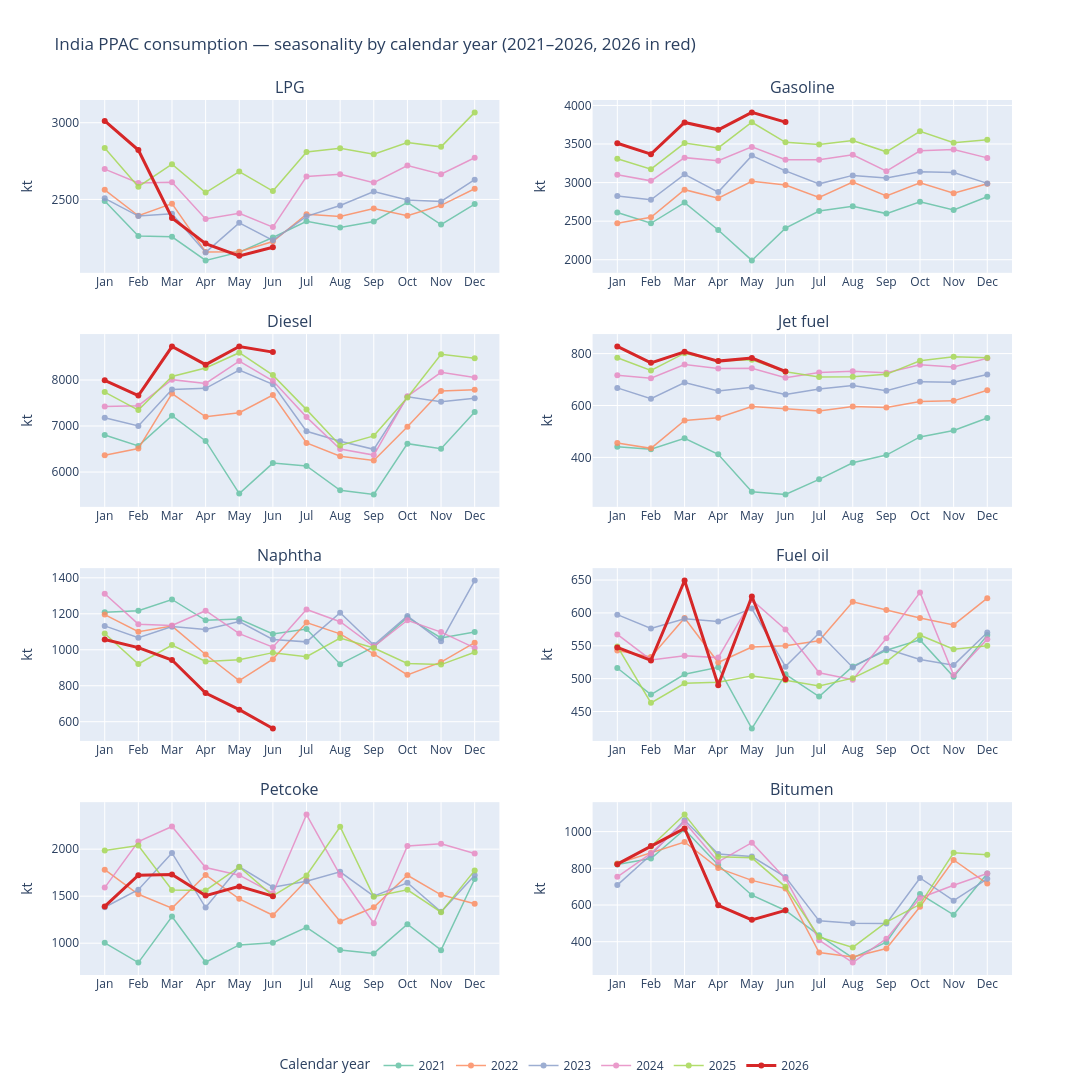

Notebook source saved alongside this figure:
### Markdown cell above
### Seasonality fingerprint — by calendar year

One panel per product. Each line is a **calendar year** (Jan → Dec on the x-axis), with the latest year highlighted in bold red and prior years drawn in distinct colors so the year-to-year shape is easy to compare. If the bold line tracks the envelope, this year is "normal"; if it diverges, that's where to dig.

> **Note on 2026.** PPAC's FY 2025-26 sheet is currently a placeholder copy of FY 2024-25 (detected by the helper in cell 32 above). That means **the 2026 Jan–Mar values plotted here are placeholder duplicates of 2025 Jan–Mar**, not yet-published actuals — they will overlay almost exactly on the 2025 line for those three months. Same caveat for the Apr–Dec 2025 portion versus Apr–Dec 2024. The chart still shows them because the user asked for them, but treat the 2026 line as provisional until PPAC ships real values.

### Code cell
focus_products = ['LPG', 'MS', 'HSD', 'ATF', 'Naphtha', 'FO & LSHS', 'Petroleum coke', 'Bitumen']
CAL_MONTH_LABELS = ['Jan','Feb','Mar','Apr','May','Jun','Jul','Aug','Sep','Oct','Nov','Dec']

# Derive calendar year directly from the PeriodIndex so the chart is independent of
# PPAC's fiscal-year column. This lets the 2026 Jan-Mar tail (which sits inside FY 2025-26)
# show up as part of the calendar year 2026 line on its own.
ppac_cy = ppac.copy()
ppac_cy['calendar_year']  = ppac_cy['month'].dt.year
ppac_cy['calendar_month'] = ppac_cy['month'].dt.month

# Show the last 6 calendar years (inclusive of the latest one with any data). 2026 will
# normally only have Jan-Mar, and per the markdown note those are placeholder copies
# until PPAC publishes the real FY 2025-26 values.
latest_cy = int(ppac_cy['calendar_year'].max())
recent_cys = list(range(latest_cy - 5, latest_cy + 1))

# Distinct color per prior year (Set2 - muted but distinguishable), and a bold red for
# the latest calendar year so it pops. We freeze the color-to-year mapping up front so a
# given year keeps the same color across every panel and in the legend.
PRIOR_PALETTE = ['#66c2a5', '#fc8d62', '#8da0cb', '#e78ac3', '#a6d854', '#ffd92f', '#e5c494']
year_colors = {}
prior_idx = 0
for cy in recent_cys:
    if cy == latest_cy:
        year_colors[cy] = '#d62728'
    else:
        year_colors[cy] = PRIOR_PALETTE[prior_idx % len(PRIOR_PALETTE)]
        prior_idx += 1

ncols = 2
nrows = (len(focus_products) + ncols - 1) // ncols
fig = make_subplots(
    rows=nrows, cols=ncols,
    subplot_titles=[PRODUCT_DISPLAY.get(p, p) for p in focus_products],
    horizontal_spacing=0.10, vertical_spacing=0.07,
)

for idx, prod in enumerate(focus_products):
    r, c = divmod(idx, ncols); r += 1; c += 1
    label = PRODUCT_DISPLAY.get(prod, prod)
    sub = ppac_cy[ppac_cy['product'] == prod]
    pv = sub.pivot_table(index='calendar_month', columns='calendar_year',
                         values='ppac_kt', aggfunc='first')

    for cy in recent_cys:
        if cy not in pv.columns:
            continue
        s = pv[cy].dropna().sort_index()
        if s.empty:
            continue
        is_latest = (cy == latest_cy)
        fig.add_trace(go.Scatter(
            x=[CAL_MONTH_LABELS[m-1] for m in s.index], y=s.values,
            name=str(cy), legendgroup=str(cy),
            line=dict(width=3 if is_latest else 1.5, color=year_colors[cy]),
            opacity=1.0 if is_latest else 0.85,
            showlegend=(idx == 0),   # only first panel contributes to the legend
            hovertemplate=f'{label} {cy}<br>%{{x}}: %{{y:,.0f}} kt<extra></extra>',
        ), row=r, col=c)

    fig.update_yaxes(title_text='kt', row=r, col=c)
    # Force Jan-Dec order on the x-axis regardless of which months are present
    # (e.g. 2026 only has Jan-Mar in the current parquet).
    fig.update_xaxes(categoryorder='array', categoryarray=CAL_MONTH_LABELS, row=r, col=c)

fig.update_layout(
    height=300 * nrows, width=1100,
    title_text=(f"India PPAC consumption — seasonality by calendar year "
                f"({recent_cys[0]}–{recent_cys[-1]}, {latest_cy} in red)"),
    legend=dict(orientation='h', yanchor='bottom', y=-0.12, xanchor='center', x=0.5,
                title_text='Calendar year'),
)
fig.show()

### Figure 1 — Plotly figure (JSON) as saved in the notebook; plotly's stock layout.template omitted (floating-point values rounded to 4 significant figures)
{"data": [{"hovertemplate": "LPG 2021<br>%{x}: %{y:,.0f} kt<extra></extra>", "legendgroup": "2021", "line": {"color": "#66c2a5", "width": 1.5}, "name": "2021", "opacity": 0.85, "showlegend": true, "type": "scatter", "x": ["Jan", "Feb", "Mar", "Apr", "May", "Jun", "Jul", "Aug", "Sep", "Oct", "Nov", "Dec"], "xaxis": "x", "y": [2490.0, 2262.0, 2256.0, 2102.0, 2156.0, 2251.0, 2357.0, 2317.0, 2356.0, 2481.0, 2336.0, 2469.0], "yaxis": "y"}, {"hovertemplate": "LPG 2022<br>%{x}: %{y:,.0f} kt<extra></extra>", "legendgroup": "2022", "line": {"color": "#fc8d62", "width": 1.5}, "name": "2022", "opacity": 0.85, "showlegend": true, "type": "scatter", "x": ["Jan", "Feb", "Mar", "Apr", "May", "Jun", "Jul", "Aug", "Sep", "Oct", "Nov", "Dec"], "xaxis": "x", "y": [2562.0, 2393.0, 2472.0, 2157.0, 2159.0, 2225.0, 2404.0, 2388.0, 2441.0, 2394.0, 2461.0, 2570.0], "yaxis": "y"}, {"hovertemplate": "LPG 2023<br>%{x}: %{y:,.0f} kt<extra></extra>", "legendgroup": "2023", "line": {"color": "#8da0cb", "width": 1.5}, "name": "2023", "opacity": 0.85, "showlegend": true, "type": "scatter", "x": ["Jan", "Feb", "Mar", "Apr", "May", "Jun", "Jul", "Aug", "Sep", "Oct", "Nov", "Dec"], "xaxis": "x", "y": [2507.0, 2391.0, 2406.0, 2154.0, 2347.0, 2233.0, 2390.0, 2460.0, 2551.0, 2496.0, 2487.0, 2628.0], "yaxis": "y"}, {"hovertemplate": "LPG 2024<br>%{x}: %{y:,.0f} kt<extra></extra>", "legendgroup": "2024", "line": {"color": "#e78ac3", "width": 1.5}, "name": "2024", "opacity": 0.85, "showlegend": true, "type": "scatter", "x": ["Jan", "Feb", "Mar", "Apr", "May", "Jun", "Jul", "Aug", "Sep", "Oct", "Nov", "Dec"], "xaxis": "x", "y": [2698.0, 2608.0, 2612.0, 2373.0, 2410.0, 2320.0, 2649.0, 2664.0, 2610.0, 2721.0, 2665.0, 2772.0], "yaxis": "y"}, {"hovertemplate": "LPG 2025<br>%{x}: %{y:,.0f} kt<extra></extra>", "legendgroup": "2025", "line": {"color": "#a6d854", "width": 1.5}, "name": "2025", "opacity": 0.85, "showlegend": true, "type": "scatter", "x": ["Jan", "Feb", "Mar", "Apr", "May", "Jun", "Jul", "Aug", "Sep", "Oct", "Nov", "Dec"], "xaxis": "x", "y": [2835.0, 2583.0, 2729.0, 2545.0, 2682.0, 2554.0, 2810.0, 2833.0, 2794.0, 2871.0, 2843.0, 3067.0], "yaxis": "y"}, {"hovertemplate": "LPG 2026<br>%{x}: %{y:,.0f} kt<extra></extra>", "legendgroup": "2026", "line": {"color": "#d62728", "width": 3}, "name": "2026", "opacity": 1, "showlegend": true, "type": "scatter", "x": ["Jan", "Feb", "Mar", "Apr", "May", "Jun"], "xaxis": "x", "y": [3012.0, 2822.0, 2379.0, 2212.0, 2132.0, 2188.0], "yaxis": "y"}, {"hovertemplate": "Gasoline 2021<br>%{x}: %{y:,.0f} kt<extra></extra>", "legendgroup": "2021", "line": {"color": "#66c2a5", "width": 1.5}, "name": "2021", "opacity": 0.85, "showlegend": false, "type": "scatter", "x": ["Jan", "Feb", "Mar", "Apr", "May", "Jun", "Jul", "Aug", "Sep", "Oct", "Nov", "Dec"], "xaxis": "x2", "y": [2611.0, 2472.0, 2740.0, 2386.0, 1991.0, 2409.0, 2630.0, 2692.0, 2598.0, 2750.0, 2645.0, 2816.0], "yaxis": "y2"}, {"hovertemplate": "Gasoline 2022<br>%{x}: %{y:,.0f} kt<extra></extra>", "legendgroup": "2022", "line": {"color": "#fc8d62", "width": 1.5}, "name": "2022", "opacity": 0.85, "showlegend": false, "type": "scatter", "x": ["Jan", "Feb", "Mar", "Apr", "May", "Jun", "Jul", "Aug", "Sep", "Oct", "Nov", "Dec"], "xaxis": "x2", "y": [2473.0, 2550.0, 2908.0, 2797.0, 3017.0, 2968.0, 2808.0, 3006.0, 2827.0, 2996.0, 2861.0, 2984.0], "yaxis": "y2"}, {"hovertemplate": "Gasoline 2023<br>%{x}: %{y:,.0f} kt<extra></extra>", "legendgroup": "2023", "line": {"color": "#8da0cb", "width": 1.5}, "name": "2023", "opacity": 0.85, "showlegend": false, "type": "scatter", "x": ["Jan", "Feb", "Mar", "Apr", "May", "Jun", "Jul", "Aug", "Sep", "Oct", "Nov", "Dec"], "xaxis": "x2", "y": [2827.0, 2776.0, 3108.0, 2877.0, 3350.0, 3152.0, 2984.0, 3093.0, 3058.0, 3140.0, 3129.0, 2990.0], "yaxis": "y2"}, {"hovertemplate": "Gasoline 2024<br>%{x}: %{y:,.0f} kt<extra></extra>", "legendgroup": "2024", "line": {"color": "#e78ac3", "width": 1.5}, "name": "2024", "opacity": 0.85, "showlegend": false, "type": "scatter", "x": ["Jan", "Feb", "Mar", "Apr", "May", "Jun", "Jul", "Aug", "Sep", "Oct", "Nov", "Dec"], "xaxis": "x2", "y": [3100.0, 3023.0, 3324.0, 3285.0, 3463.0, 3296.0, 3297.0, 3360.0, 3149.0, 3412.0, 3428.0, 3320.0], "yaxis": "y2"}, {"hovertemplate": "Gasoline 2025<br>%{x}: %{y:,.0f} kt<extra></extra>", "legendgroup": "2025", "line": {"color": "#a6d854", "width": 1.5}, "name": "2025", "opacity": 0.85, "showlegend": false, "type": "scatter", "x": ["Jan", "Feb", "Mar", "Apr", "May", "Jun", "Jul", "Aug", "Sep", "Oct", "Nov", "Dec"], "xaxis": "x2", "y": [3308.0, 3174.0, 3512.0, 3449.0, 3782.0, 3522.0, 3493.0, 3544.0, 3399.0, 3665.0, 3517.0, 3555.0], "yaxis": "y2"}, {"hovertemplate": "Gasoline 2026<br>%{x}: %{y:,.0f} kt<extra></extra>", "legendgroup": "2026", "line": {"color": "#d62728", "width": 3}, "name": "2026", "opacity": 1, "showlegend": false, "type": "scatter", "x": ["Jan", "Feb", "Mar", "Apr", "May", "Jun"], "xaxis": "x2", "y": [3511.0, 3369.0, 3779.0, 3684.0, 3910.0, 3784.0], "yaxis": "y2"}, {"hovertemplate": "Diesel 2021<br>%{x}: %{y:,.0f} kt<extra></extra>", "legendgroup": "2021", "line": {"color": "#66c2a5", "width": 1.5}, "name": "2021", "opacity": 0.85, "showlegend": false, "type": "scatter", "x": ["Jan", "Feb", "Mar", "Apr", "May", "Jun", "Jul", "Aug", "Sep", "Oct", "Nov", "Dec"], "xaxis": "x3", "y": [6806.0, 6569.0, 7225.0, 6676.0, 5532.0, 6195.0, 6134.0, 5603.0, 5513.0, 6616.0, 6506.0, 7302.0], "yaxis": "y3"}, {"hovertemplate": "Diesel 2022<br>%{x}: %{y:,.0f} kt<extra></extra>", "legendgroup": "2022", "line": {"color": "#fc8d62", "width": 1.5}, "name": "2022", "opacity": 0.85, "showlegend": false, "type": "scatter", "x": ["Jan", "Feb", "Mar", "Apr", "May", "Jun", "Jul", "Aug", "Sep", "Oct", "Nov", "Dec"], "xaxis": "x3", "y": [6366.0, 6511.0, 7704.0, 7199.0, 7287.0, 7674.0, 6633.0, 6343.0, 6253.0, 6986.0, 7763.0, 7787.0], "yaxis": "y3"}, {"hovertemplate": "Diesel 2023<br>%{x}: %{y:,.0f} kt<extra></extra>", "legendgroup": "2023", "line": {"color": "#8da0cb", "width": 1.5}, "name": "2023", "opacity": 0.85, "showlegend": false, "type": "scatter", "x": ["Jan", "Feb", "Mar", "Apr", "May", "Jun", "Jul", "Aug", "Sep", "Oct", "Nov", "Dec"], "xaxis": "x3", "y": [7178.0, 7003.0, 7794.0, 7818.0, 8217.0, 7906.0, 6885.0, 6670.0, 6493.0, 7634.0, 7525.0, 7603.0], "yaxis": "y3"}, {"hovertemplate": "Diesel 2024<br>%{x}: %{y:,.0f} kt<extra></extra>", "legendgroup": "2024", "line": {"color": "#e78ac3", "width": 1.5}, "name": "2024", "opacity": 0.85, "showlegend": false, "type": "scatter", "x": ["Jan", "Feb", "Mar", "Apr", "May", "Jun", "Jul", "Aug", "Sep", "Oct", "Nov", "Dec"], "xaxis": "x3", "y": [7424.0, 7443.0, 8007.0, 7925.0, 8412.0, 7982.0, 7193.0, 6501.0, 6369.0, 7645.0, 8166.0, 8054.0], "yaxis": "y3"}, {"hovertemplate": "Diesel 2025<br>%{x}: %{y:,.0f} kt<extra></extra>", "legendgroup": "2025", "line": {"color": "#a6d854", "width": 1.5}, "name": "2025", "opacity": 0.85, "showlegend": false, "type": "scatter", "x": ["Jan", "Feb", "Mar", "Apr", "May", "Jun", "Jul", "Aug", "Sep", "Oct", "Nov", "Dec"], "xaxis": "x3", "y": [7738.0, 7346.0, 8075.0, 8261.0, 8592.0, 8105.0, 7356.0, 6577.0, 6786.0, 7620.0, 8557.0, 8470.0], "yaxis": "y3"}, {"hovertemplate": "Diesel 2026<br>%{x}: %{y:,.0f} kt<extra></extra>", "legendgroup": "2026", "line": {"color": "#d62728", "width": 3}, "name": "2026", "opacity": 1, "showlegend": false, "type": "scatter", "x": ["Jan", "Feb", "Mar", "Apr", "May", "Jun"], "xaxis": "x3", "y": [7993.0, 7661.0, 8726.0, 8332.0, 8728.0, 8605.0], "yaxis": "y3"}, {"hovertemplate": "Jet fuel 2021<br>%{x}: %{y:,.0f} kt<extra></extra>", "legendgroup": "2021", "line": {"color": "#66c2a5", "width": 1.5}, "name": "2021", "opacity": 0.85, "showlegend": false, "type": "scatter", "x": ["Jan", "Feb", "Mar", "Apr", "May", "Jun", "Jul", "Aug", "Sep", "Oct", "Nov", "Dec"], "xaxis": "x4", "y": [440.6, 431.8, 473.6, 411.8, 267.7, 257.1, 315.3, 379.3, 409.1, 478.8, 503.9, 552.0], "yaxis": "y4"}, {"hovertemplate": "Jet fuel 2022<br>%{x}: %{y:,.0f} kt<extra></extra>", "legendgroup": "2022", "line": {"color": "#fc8d62", "width": 1.5}, "name": "2022", "opacity": 0.85, "showlegend": false, "type": "scatter", "x": ["Jan", "Feb", "Mar", "Apr", "May", "Jun", "Jul", "Aug", "Sep", "Oct", "Nov", "Dec"], "xaxis": "x4", "y": [455.5, 434.9, 542.6, 552.7, 595.7, 588.2, 578.6, 595.7, 592.1, 615.8, 617.9, 659.0], "yaxis": "y4"}, {"hovertemplate": "Jet fuel 2023<br>%{x}: %{y:,.0f} kt<extra></extra>", "legendgroup": "2023", "line": {"color": "#8da0cb", "width": 1.5}, "name": "2023", "opacity": 0.85, "showlegend": false, "type": "scatter", "x": ["Jan", "Feb", "Mar", "Apr", "May", "Jun", "Jul", "Aug", "Sep", "Oct", "Nov", "Dec"], "xaxis": "x4", "y": [667.8, 626.1, 688.5, 656.0, 670.6, 642.3, 663.2, 676.7, 657.3, 691.9, 689.7, 719.6], "yaxis": "y4"}, {"hovertemplate": "Jet fuel 2024<br>%{x}: %{y:,.0f} kt<extra></extra>", "legendgroup": "2024", "line": {"color": "#e78ac3", "width": 1.5}, "name": "2024", "opacity": 0.85, "showlegend": false, "type": "scatter", "x": ["Jan", "Feb", "Mar", "Apr", "May", "Jun", "Jul", "Aug", "Sep", "Oct", "Nov", "Dec"], "xaxis": "x4", "y": [716.7, 705.1, 757.9, 742.4, 743.5, 706.9, 726.6, 731.7, 725.9, 756.9, 748.0, 782.1], "yaxis": "y4"}, {"hovertemplate": "Jet fuel 2025<br>%{x}: %{y:,.0f} kt<extra></extra>", "legendgroup": "2025", "line": {"color": "#a6d854", "width": 1.5}, "name": "2025", "opacity": 0.85, "showlegend": false, "type": "scatter", "x": ["Jan", "Feb", "Mar", "Apr", "May", "Jun", "Jul", "Aug", "Sep", "Oct", "Nov", "Dec"], "xaxis": "x4", "y": [784.2, 734.9, 801.5, 771.7, 776.0, 730.3, 709.7, 710.4, 720.0, 772.6, 788.2, 784.0], "yaxis": "y4"}, {"hovertemplate": "Jet fuel 2026<br>%{x}: %{y:,.0f} kt<extra></extra>", "legendgroup": "2026", "line": {"color": "#d62728", "width": 3}, "name": "2026", "opacity": 1, "showlegend": false, "type": "scatter", "x": ["Jan", "Feb", "Mar", "Apr", "May", "Jun"], "xaxis": "x4", "y": [827.5, 764.4, 806.6, 771.0, 783.0, 731.0], "yaxis": "y4"}, {"hovertemplate": "Naphtha 2021<br>%{x}: %{y:,.0f} kt<extra></extra>", "legendgroup": "2021", "line": {"color": "#66c2a5", "width": 1.5}, "name": "2021", "opacity": 0.85, "showlegend": false, "type": "scatter", "x": ["Jan", "Feb", "Mar", "Apr", "May", "Jun", "Jul", "Aug", "Sep", "Oct", "Nov", "Dec"], "xaxis": "x5", "y": [1209.0, 1217.0, 1280.0, 1164.0, 1171.0, 1088.0, 1116.0, 919.8, 1016.0, 1180.0, 1066.0, 1099.0], "yaxis": "y5"}, {"hovertemplate": "Naphtha 2022<br>%{x}: %{y:,.0f} kt<extra></extra>", "legendgroup": "2022", "line": {"color": "#fc8d62", "width": 1.5}, "name": "2022", "opacity": 0.85, "showlegend": false, "type": "scatter", "x": ["Jan", "Feb", "Mar", "Apr", "May", "Jun", "Jul", "Aug", "Sep", "Oct", "Nov", "Dec"], "xaxis": "x5", "y": [1196.0, 1100.0, 1132.0, 973.6, 828.5, 948.0, 1151.0, 1089.0, 977.0, 860.5, 931.3, 1040.0], "yaxis": "y5"}, {"hovertemplate": "Naphtha 2023<br>%{x}: %{y:,.0f} kt<extra></extra>", "legendgroup": "2023", "line": {"color": "#8da0cb", "width": 1.5}, "name": "2023", "opacity": 0.85, "showlegend": false, "type": "scatter", "x": ["Jan", "Feb", "Mar", "Apr", "May", "Jun", "Jul", "Aug", "Sep", "Oct", "Nov", "Dec"], "xaxis": "x5", "y": [1133.0, 1067.0, 1129.0, 1113.0, 1157.0, 1057.0, 1044.0, 1206.0, 1027.0, 1188.0, 1047.0, 1385.0], "yaxis": "y5"}, {"hovertemplate": "Naphtha 2024<br>%{x}: %{y:,.0f} kt<extra></extra>", "legendgroup": "2024", "line": {"color": "#e78ac3", "width": 1.5}, "name": "2024", "opacity": 0.85, "showlegend": false, "type": "scatter", "x": ["Jan", "Feb", "Mar", "Apr", "May", "Jun", "Jul", "Aug", "Sep", "Oct", "Nov", "Dec"], "xaxis": "x5", "y": [1312.0, 1142.0, 1135.0, 1217.0, 1090.0, 1014.0, 1224.0, 1156.0, 1018.0, 1164.0, 1098.0, 1010.0], "yaxis": "y5"}, {"hovertemplate": "Naphtha 2025<br>%{x}: %{y:,.0f} kt<extra></extra>", "legendgroup": "2025", "line": {"color": "#a6d854", "width": 1.5}, "name": "2025", "opacity": 0.85, "showlegend": false, "type": "scatter", "x": ["Jan", "Feb", "Mar", "Apr", "May", "Jun", "Jul", "Aug", "Sep", "Oct", "Nov", "Dec"], "xaxis": "x5", "y": [1090.0, 921.0, 1026.0, 935.3, 944.8, 984.0, 961.8, 1065.0, 1010.0, 924.2, 917.5, 986.4], "yaxis": "y5"}, {"hovertemplate": "Naphtha 2026<br>%{x}: %{y:,.0f} kt<extra></extra>", "legendgroup": "2026", "line": {"color": "#d62728", "width": 3}, "name": "2026", "opacity": 1, "showlegend": false, "type": "scatter", "x": ["Jan", "Feb", "Mar", "Apr", "May", "Jun"], "xaxis": "x5", "y": [1057.0, 1012.0, 943.0, 759.0, 667.0, 562.0], "yaxis": "y5"}, {"hovertemplate": "Fuel oil 2021<br>%{x}: %{y:,.0f} kt<extra></extra>", "legendgroup": "2021", "line": {"color": "#66c2a5", "width": 1.5}, "name": "2021", "opacity": 0.85, "showlegend": false, "type": "scatter", "x": ["Jan", "Feb", "Mar", "Apr", "May", "Jun", "Jul", "Aug", "Sep", "Oct", "Nov", "Dec"], "xaxis": "x6", "y": [516.2, 475.8, 506.6, 517.3, 424.1, 506.6, 472.7, 518.6, 543.1, 559.0, 502.9, 566.3], "yaxis": "y6"}, {"hovertemplate": "Fuel oil 2022<br>%{x}: %{y:,.0f} kt<extra></extra>", "legendgroup": "2022", "line": {"color": "#fc8d62", "width": 1.5}, "name": "2022", "opacity": 0.85, "showlegend": false, "type": "scatter", "x": ["Jan", "Feb", "Mar", "Apr", "May", "Jun", "Jul", "Aug", "Sep", "Oct", "Nov", "Dec"], "xaxis": "x6", "y": [542.8, 532.9, 592.4, 524.6, 548.2, 550.2, 557.6, 616.9, 604.3, 592.4, 581.8, 622.5], "yaxis": "y6"}, {"hovertemplate": "Fuel oil 2023<br>%{x}: %{y:,.0f} kt<extra></extra>", "legendgroup": "2023", "line": {"color": "#8da0cb", "width": 1.5}, "name": "2023", "opacity": 0.85, "showlegend": false, "type": "scatter", "x": ["Jan", "Feb", "Mar", "Apr", "May", "Jun", "Jul", "Aug", "Sep", "Oct", "Nov", "Dec"], "xaxis": "x6", "y": [597.4, 576.5, 591.2, 586.9, 606.6, 518.3, 569.3, 517.1, 545.4, 529.3, 520.6, 570.2], "yaxis": "y6"}, {"hovertemplate": "Fuel oil 2024<br>%{x}: %{y:,.0f} kt<extra></extra>", "legendgroup": "2024", "line": {"color": "#e78ac3", "width": 1.5}, "name": "2024", "opacity": 0.85, "showlegend": false, "type": "scatter", "x": ["Jan", "Feb", "Mar", "Apr", "May", "Jun", "Jul", "Aug", "Sep", "Oct", "Nov", "Dec"], "xaxis": "x6", "y": [567.3, 528.5, 534.8, 532.0, 619.8, 574.7, 508.9, 498.5, 561.4, 631.2, 505.5, 560.1], "yaxis": "y6"}, {"hovertemplate": "Fuel oil 2025<br>%{x}: %{y:,.0f} kt<extra></extra>", "legendgroup": "2025", "line": {"color": "#a6d854", "width": 1.5}, "name": "2025", "opacity": 0.85, "showlegend": false, "type": "scatter", "x": ["Jan", "Feb", "Mar", "Apr", "May", "Jun", "Jul", "Aug", "Sep", "Oct", "Nov", "Dec"], "xaxis": "x6", "y": [549.1, 463.2, 492.9, 494.5, 504.2, 497.6, 488.8, 500.8, 525.7, 566.1, 544.8, 550.2], "yaxis": "y6"}, {"hovertemplate": "Fuel oil 2026<br>%{x}: %{y:,.0f} kt<extra></extra>", "legendgroup": "2026", "line": {"color": "#d62728", "width": 3}, "name": "2026", "opacity": 1, "showlegend": false, "type": "scatter", "x": ["Jan", "Feb", "Mar", "Apr", "May", "Jun"], "xaxis": "x6", "y": [547.5, 527.8, 649.3, 490.0, 625.0, 499.0], "yaxis": "y6"}, {"hovertemplate": "Petcoke 2021<br>%{x}: %{y:,.0f} kt<extra></extra>", "legendgroup": "2021", "line": {"color": "#66c2a5", "width": 1.5}, "name": "2021", "opacity": 0.85, "showlegend": false, "type": "scatter", "x": ["Jan", "Feb", "Mar", "Apr", "May", "Jun", "Jul", "Aug", "Sep", "Oct", "Nov", "Dec"], "xaxis": "x7", "y": [1004.0, 793.6, 1283.0, 797.0, 981.2, 1004.0, 1168.0, 927.7, 891.1, 1202.0, 926.1, 1683.0], "yaxis": "y7"}, {"hovertemplate": "Petcoke 2022<br>%{x}: %{y:,.0f} kt<extra></extra>", "legendgroup": "2022", "line": {"color": "#fc8d62", "width": 1.5}, "name": "2022", "opacity": 0.85, "showlegend": false, "type": "scatter", "x": ["Jan", "Feb", "Mar", "Apr", "May", "Jun", "Jul", "Aug", "Sep", "Oct", "Nov", "Dec"], "xaxis": "x7", "y": [1782.0, 1520.0, 1373.0, 1726.0, 1472.0, 1297.0, 1669.0, 1230.0, 1382.0, 1722.0, 1515.0, 1419.0], "yaxis": "y7"}, {"hovertemplate": "Petcoke 2023<br>%{x}: %{y:,.0f} kt<extra></extra>", "legendgroup": "2023", "line": {"color": "#8da0cb", "width": 1.5}, "name": "2023", "opacity": 0.85, "showlegend": false, "type": "scatter", "x": ["Jan", "Feb", "Mar", "Apr", "May", "Jun", "Jul", "Aug", "Sep", "Oct", "Nov", "Dec"], "xaxis": "x7", "y": [1382.0, 1568.0, 1960.0, 1379.0, 1812.0, 1596.0, 1660.0, 1759.0, 1500.0, 1643.0, 1333.0, 1722.0], "yaxis": "y7"}, {"hovertemplate": "Petcoke 2024<br>%{x}: %{y:,.0f} kt<extra></extra>", "legendgroup": "2024", "line": {"color": "#e78ac3", "width": 1.5}, "name": "2024", "opacity": 0.85, "showlegend": false, "type": "scatter", "x": ["Jan", "Feb", "Mar", "Apr", "May", "Jun", "Jul", "Aug", "Sep", "Oct", "Nov", "Dec"], "xaxis": "x7", "y": [1591.0, 2081.0, 2242.0, 1805.0, 1723.0, 1532.0, 2368.0, 1725.0, 1213.0, 2035.0, 2057.0, 1954.0], "yaxis": "y7"}, {"hovertemplate": "Petcoke 2025<br>%{x}: %{y:,.0f} kt<extra></extra>", "legendgroup": "2025", "line": {"color": "#a6d854", "width": 1.5}, "name": "2025", "opacity": 0.85, "showlegend": false, "type": "scatter", "x": ["Jan", "Feb", "Mar", "Apr", "May", "Jun", "Jul", "Aug", "Sep", "Oct", "Nov", "Dec"], "xaxis": "x7", "y": [1985.0, 2039.0, 1566.0, 1562.0, 1810.0, 1504.0, 1720.0, 2239.0, 1495.0, 1567.0, 1330.0, 1774.0], "yaxis": "y7"}, {"hovertemplate": "Petcoke 2026<br>%{x}: %{y:,.0f} kt<extra></extra>", "legendgroup": "2026", "line": {"color": "#d62728", "width": 3}, "name": "2026", "opacity": 1, "showlegend": false, "type": "scatter", "x": ["Jan", "Feb", "Mar", "Apr", "May", "Jun"], "xaxis": "x7", "y": [1391.0, 1722.0, 1730.0, 1506.0, 1604.0, 1500.0], "yaxis": "y7"}, {"hovertemplate": "Bitumen 2021<br>%{x}: %{y:,.0f} kt<extra></extra>", "legendgroup": "2021", "line": {"color": "#66c2a5", "width": 1.5}, "name": "2021", "opacity": 0.85, "showlegend": false, "type": "scatter", "x": ["Jan", "Feb", "Mar", "Apr", "May", "Jun", "Jul", "Aug", "Sep", "Oct", "Nov", "Dec"], "xaxis": "x8", "y": [820.8, 853.0, 1012.0, 818.1, 653.3, 570.0, 434.7, 311.7, 397.4, 659.6, 546.5, 771.6], "yaxis": "y8"}, {"hovertemplate": "Bitumen 2022<br>%{x}: %{y:,.0f} kt<extra></extra>", "legendgroup": "2022", "line": {"color": "#fc8d62", "width": 1.5}, "name": "2022", "opacity": 0.85, "showlegend": false, "type": "scatter", "x": ["Jan", "Feb", "Mar", "Apr", "May", "Jun", "Jul", "Aug", "Sep", "Oct", "Nov", "Dec"], "xaxis": "x8", "y": [826.3, 883.9, 943.3, 801.0, 734.1, 689.8, 340.9, 316.4, 362.8, 590.1, 845.2, 716.7], "yaxis": "y8"}, {"hovertemplate": "Bitumen 2023<br>%{x}: %{y:,.0f} kt<extra></extra>", "legendgroup": "2023", "line": {"color": "#8da0cb", "width": 1.5}, "name": "2023", "opacity": 0.85, "showlegend": false, "type": "scatter", "x": ["Jan", "Feb", "Mar", "Apr", "May", "Jun", "Jul", "Aug", "Sep", "Oct", "Nov", "Dec"], "xaxis": "x8", "y": [708.5, 874.0, 1062.0, 877.8, 863.7, 752.0, 513.6, 500.8, 499.0, 747.2, 623.7, 742.7], "yaxis": "y8"}, {"hovertemplate": "Bitumen 2024<br>%{x}: %{y:,.0f} kt<extra></extra>", "legendgroup": "2024", "line": {"color": "#e78ac3", "width": 1.5}, "name": "2024", "opacity": 0.85, "showlegend": false, "type": "scatter", "x": ["Jan", "Feb", "Mar", "Apr", "May", "Jun", "Jul", "Aug", "Sep", "Oct", "Nov", "Dec"], "xaxis": "x8", "y": [753.8, 881.7, 1051.0, 835.5, 939.6, 743.6, 408.3, 286.1, 416.3, 638.4, 708.0, 771.2], "yaxis": "y8"}, {"hovertemplate": "Bitumen 2025<br>%{x}: %{y:,.0f} kt<extra></extra>", "legendgroup": "2025", "line": {"color": "#a6d854", "width": 1.5}, "name": "2025", "opacity": 0.85, "showlegend": false, "type": "scatter", "x": ["Jan", "Feb", "Mar", "Apr", "May", "Jun", "Jul", "Aug", "Sep", "Oct", "Nov", "Dec"], "xaxis": "x8", "y": [823.0, 918.8, 1093.0, 862.3, 856.9, 698.9, 425.7, 368.7, 506.8, 603.8, 884.2, 873.3], "yaxis": "y8"}, {"hovertemplate": "Bitumen 2026<br>%{x}: %{y:,.0f} kt<extra></extra>", "legendgroup": "2026", "line": {"color": "#d62728", "width": 3}, "name": "2026", "opacity": 1, "showlegend": false, "type": "scatter", "x": ["Jan", "Feb", "Mar", "Apr", "May", "Jun"], "xaxis": "x8", "y": [822.5, 920.9, 1017.0, 598.0, 519.0, 571.0], "yaxis": "y8"}], "layout": {"annotations": [{"font": {"size": 16}, "showarrow": false, "text": "LPG", "x": 0.225, "xanchor": "center", "xref": "paper", "y": 1, "yanchor": "bottom", "yref": "paper"}, {"font": {"size": 16}, "showarrow": false, "text": "Gasoline", "x": 0.775, "xanchor": "center", "xref": "paper", "y": 1, "yanchor": "bottom", "yref": "paper"}, {"font": {"size": 16}, "showarrow": false, "text": "Diesel", "x": 0.225, "xanchor": "center", "xref": "paper", "y": 0.7325, "yanchor": "bottom", "yref": "paper"}, {"font": {"size": 16}, "showarrow": false, "text": "Jet fuel", "x": 0.775, "xanchor": "center", "xref": "paper", "y": 0.7325, "yanchor": "bottom", "yref": "paper"}, {"font": {"size": 16}, "showarrow": false, "text": "Naphtha", "x": 0.225, "xanchor": "center", "xref": "paper", "y": 0.465, "yanchor": "bottom", "yref": "paper"}, {"font": {"size": 16}, "showarrow": false, "text": "Fuel oil", "x": 0.775, "xanchor": "center", "xref": "paper", "y": 0.465, "yanchor": "bottom", "yref": "paper"}, {"font": {"size": 16}, "showarrow": false, "text": "Petcoke", "x": 0.225, "xanchor": "center", "xref": "paper", "y": 0.1975, "yanchor": "bottom", "yref": "paper"}, {"font": {"size": 16}, "showarrow": false, "text": "Bitumen", "x": 0.775, "xanchor": "center", "xref": "paper", "y": 0.1975, "yanchor": "bottom", "yref": "paper"}], "height": 1200, "legend": {"orientation": "h", "title": {"text": "Calendar year"}, "x": 0.5, "xanchor": "center", "y": -0.12, "yanchor": "bottom"}, "title": {"text": "India PPAC consumption — seasonality by calendar year (2021–2026, 2026 in red)"}, "width": 1100, "xaxis": {"anchor": "y", "categoryarray": ["Jan", "Feb", "Mar", "Apr", "May", "Jun", "Jul", "Aug", "Sep", "Oct", "Nov", "Dec"], "categoryorder": "array", "domain": [0, 0.45]}, "xaxis2": {"anchor": "y2", "categoryarray": ["Jan", "Feb", "Mar", "Apr", "May", "Jun", "Jul", "Aug", "Sep", "Oct", "Nov", "Dec"], "categoryorder": "array", "domain": [0.55, 1]}, "xaxis3": {"anchor": "y3", "categoryarray": ["Jan", "Feb", "Mar", "Apr", "May", "Jun", "Jul", "Aug", "Sep", "Oct", "Nov", "Dec"], "categoryorder": "array", "domain": [0, 0.45]}, "xaxis4": {"anchor": "y4", "categoryarray": ["Jan", "Feb", "Mar", "Apr", "May", "Jun", "Jul", "Aug", "Sep", "Oct", "Nov", "Dec"], "categoryorder": "array", "domain": [0.55, 1]}, "xaxis5": {"anchor": "y5", "categoryarray": ["Jan", "Feb", "Mar", "Apr", "May", "Jun", "Jul", "Aug", "Sep", "Oct", "Nov", "Dec"], "categoryorder": "array", "domain": [0, 0.45]}, "xaxis6": {"anchor": "y6", "categoryarray": ["Jan", "Feb", "Mar", "Apr", "May", "Jun", "Jul", "Aug", "Sep", "Oct", "Nov", "Dec"], "categoryorder": "array", "domain": [0.55, 1]}, "xaxis7": {"anchor": "y7", "categoryarray": ["Jan", "Feb", "Mar", "Apr", "May", "Jun", "Jul", "Aug", "Sep", "Oct", "Nov", "Dec"], "categoryorder": "array", "domain": [0, 0.45]}, "xaxis8": {"anchor": "y8", "categoryarray": ["Jan", "Feb", "Mar", "Apr", "May", "Jun", "Jul", "Aug", "Sep", "Oct", "Nov", "Dec"], "categoryorder": "array", "domain": [0.55, 1]}, "yaxis": {"anchor": "x", "domain": [0.8025, 1], "title": {"text": "kt"}}, "yaxis2": {"anchor": "x2", "domain": [0.8025, 1], "title": {"text": "kt"}}, "yaxis3": {"anchor": "x3", "domain": [0.535, 0.7325], "title": {"text": "kt"}}, "yaxis4": {"anchor": "x4", "domain": [0.535, 0.7325], "title": {"text": "kt"}}, "yaxis5": {"anchor": "x5", "domain": [0.2675, 0.465], "title": {"text": "kt"}}, "yaxis6": {"anchor": "x6", "domain": [0.2675, 0.465], "title": {"text": "kt"}}, "yaxis7": {"anchor": "x7", "domain": [0, 0.1975], "title": {"text": "kt"}}, "yaxis8": {"anchor": "x8", "domain": [0, 0.1975], "title": {"text": "kt"}}}}
